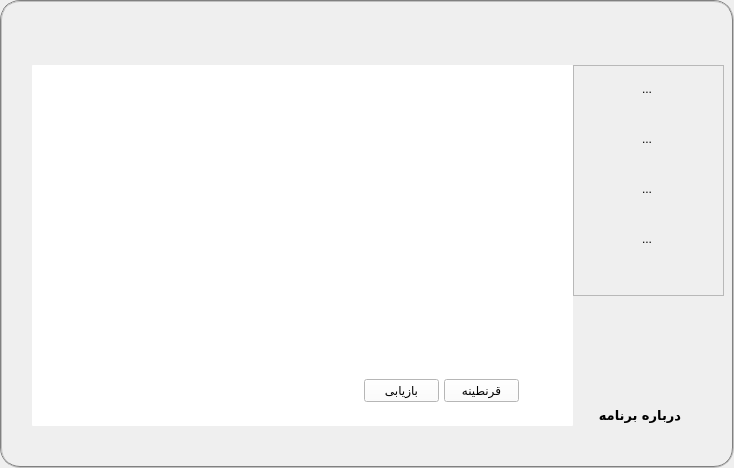
<?xml version="1.0" encoding="UTF-8"?>
<ui version="4.0">
 <class>scan</class>
 <widget class="QWidget" name="scan">
  <property name="windowModality">
   <enum>Qt::ApplicationModal</enum>
  </property>
  <property name="geometry">
   <rect>
    <x>0</x>
    <y>0</y>
    <width>734</width>
    <height>468</height>
   </rect>
  </property>
  <property name="sizePolicy">
   <sizepolicy hsizetype="Fixed" vsizetype="Fixed">
    <horstretch>0</horstretch>
    <verstretch>0</verstretch>
   </sizepolicy>
  </property>
  <property name="windowTitle">
   <string>ضد‌بد‌افزار حافظ</string>
  </property>
  <property name="windowOpacity">
   <double>75.000000000000000</double>
  </property>
  <property name="layoutDirection">
   <enum>Qt::LeftToRight</enum>
  </property>
  <property name="autoFillBackground">
   <bool>false</bool>
  </property>
  <property name="styleSheet">
   <string notr="true">#scan
	{
	background-image: url(:/image/backForm.png);
	color: rgb(127, 0, 63);
	selection-color: white;
	border: 2px groove gray;
	border-radius: 20px;
	padding: 6px 6px;
	font: 75 8pt &quot;Tahoma&quot;;
	}

#stackedWidget
	{
	border: 0px groove white;
	border-radius: 1px;
	padding: 6px 6px;
	}

a
	{
    padding: inherit;
    list-style-type: circle;
    list-style-image: inherit;
    list-style-position: outside;
    font-family: tahoma;
    background-color: #CCFFCC;
    background-repeat: no-repeat;
    position: fixed;
    visibility: collapse;
	text-decoration:none;
	}

a:hover
	{
    color: #FF00FF;
	}
#start1Button
	{
   position: absolute;
    display: block;
    visibility: visible;
    color: #000080;
    line-height: 3px;
    vertical-align: 5%;
    text-align: leftr;
	background-color: #008000;
	}

#label_3
	{
    font-family: 'B Titr';
    text-decoration: underline;
    color: #800000;
    font-size: large;
    background-color: #C0C0C0;
	}
</string>
  </property>
  <widget class="QStackedWidget" name="stackedWidget">
   <property name="geometry">
    <rect>
     <x>32</x>
     <y>65</y>
     <width>541</width>
     <height>361</height>
    </rect>
   </property>
   <property name="layoutDirection">
    <enum>Qt::RightToLeft</enum>
   </property>
   <property name="autoFillBackground">
    <bool>false</bool>
   </property>
   <property name="styleSheet">
    <string notr="true">background-color: rgb(255, 255, 255);</string>
   </property>
   <property name="frameShape">
    <enum>QFrame::NoFrame</enum>
   </property>
   <property name="frameShadow">
    <enum>QFrame::Plain</enum>
   </property>
   <property name="lineWidth">
    <number>20</number>
   </property>
   <property name="midLineWidth">
    <number>22</number>
   </property>
   <property name="currentIndex">
    <number>5</number>
   </property>
   <widget class="QWidget" name="ScanStackWidget">
    <widget class="QGroupBox" name="rapidGroupBox">
     <property name="geometry">
      <rect>
       <x>28</x>
       <y>51</y>
       <width>481</width>
       <height>81</height>
      </rect>
     </property>
     <property name="font">
      <font>
       <family>Tahoma</family>
       <pointsize>8</pointsize>
       <weight>9</weight>
       <italic>false</italic>
       <bold>false</bold>
      </font>
     </property>
     <property name="layoutDirection">
      <enum>Qt::RightToLeft</enum>
     </property>
     <property name="styleSheet">
      <string notr="true">background-color: rgb(251, 251, 251);
color: rgb(0, 85, 0);
font: 75 8pt &quot;Tahoma&quot;;
</string>
     </property>
     <property name="title">
      <string/>
     </property>
     <property name="flat">
      <bool>false</bool>
     </property>
     <property name="checkable">
      <bool>false</bool>
     </property>
     <widget class="QLabel" name="label_6">
      <property name="geometry">
       <rect>
        <x>186</x>
        <y>50</y>
        <width>281</width>
        <height>20</height>
       </rect>
      </property>
      <property name="styleSheet">
       <string notr="true">color: rgb(0, 0, 0);
font: 10pt &quot;Times New Roman&quot;;</string>
      </property>
      <property name="text">
       <string>جستجو از حافظه تعیین شده در تنظیمات برنامه</string>
      </property>
      <property name="alignment">
       <set>Qt::AlignCenter</set>
      </property>
      <property name="margin">
       <number>2</number>
      </property>
     </widget>
     <widget class="QLabel" name="automatLabelScan">
      <property name="geometry">
       <rect>
        <x>223</x>
        <y>4</y>
        <width>241</width>
        <height>31</height>
       </rect>
      </property>
      <property name="styleSheet">
       <string notr="true">color: rgb(0, 0, 0);
font: 75 12pt &quot;B Titr&quot;;</string>
      </property>
      <property name="text">
       <string>برشماری و جستجوی خودکار</string>
      </property>
      <property name="alignment">
       <set>Qt::AlignCenter</set>
      </property>
      <property name="margin">
       <number>2</number>
      </property>
     </widget>
    </widget>
    <widget class="QGroupBox" name="extendedGroupBox">
     <property name="geometry">
      <rect>
       <x>27</x>
       <y>150</y>
       <width>481</width>
       <height>81</height>
      </rect>
     </property>
     <property name="sizePolicy">
      <sizepolicy hsizetype="Fixed" vsizetype="Fixed">
       <horstretch>0</horstretch>
       <verstretch>0</verstretch>
      </sizepolicy>
     </property>
     <property name="font">
      <font>
       <family>Tahoma</family>
       <pointsize>8</pointsize>
       <weight>9</weight>
       <italic>false</italic>
       <bold>false</bold>
      </font>
     </property>
     <property name="mouseTracking">
      <bool>false</bool>
     </property>
     <property name="acceptDrops">
      <bool>false</bool>
     </property>
     <property name="layoutDirection">
      <enum>Qt::RightToLeft</enum>
     </property>
     <property name="styleSheet">
      <string notr="true">font: 75 8pt &quot;Tahoma&quot;;
background-color: rgb(251, 251, 251);
color: rgb(0, 85, 0);
</string>
     </property>
     <property name="title">
      <string notr="true"/>
     </property>
     <property name="alignment">
      <set>Qt::AlignLeading|Qt::AlignLeft|Qt::AlignVCenter</set>
     </property>
     <property name="flat">
      <bool>false</bool>
     </property>
     <property name="checkable">
      <bool>false</bool>
     </property>
     <widget class="QLabel" name="label_7">
      <property name="geometry">
       <rect>
        <x>216</x>
        <y>53</y>
        <width>251</width>
        <height>20</height>
       </rect>
      </property>
      <property name="styleSheet">
       <string notr="true">color: rgb(0, 0, 0);
font: 10pt &quot;Times New Roman&quot;;</string>
      </property>
      <property name="text">
       <string>جستجو از حافظه تعیین شده توسط کاربر </string>
      </property>
      <property name="alignment">
       <set>Qt::AlignCenter</set>
      </property>
      <property name="margin">
       <number>2</number>
      </property>
     </widget>
     <widget class="QLabel" name="manualLabelScan">
      <property name="geometry">
       <rect>
        <x>227</x>
        <y>5</y>
        <width>241</width>
        <height>31</height>
       </rect>
      </property>
      <property name="styleSheet">
       <string notr="true">color: rgb(0, 0, 0);
font: 75 12pt &quot;B Titr&quot;;</string>
      </property>
      <property name="text">
       <string>برشماری و جستجوی دستی</string>
      </property>
      <property name="alignment">
       <set>Qt::AlignCenter</set>
      </property>
      <property name="margin">
       <number>2</number>
      </property>
     </widget>
    </widget>
    <widget class="QLabel" name="scanLabel">
     <property name="geometry">
      <rect>
       <x>0</x>
       <y>-3</y>
       <width>91</width>
       <height>51</height>
      </rect>
     </property>
     <property name="text">
      <string/>
     </property>
     <property name="pixmap">
      <pixmap resource="sorce.qrc">:/image/scanLabel.png</pixmap>
     </property>
    </widget>
   </widget>
   <widget class="QWidget" name="PathSelectStackWidget">
    <widget class="QPushButton" name="searchButton">
     <property name="geometry">
      <rect>
       <x>372</x>
       <y>284</y>
       <width>81</width>
       <height>23</height>
      </rect>
     </property>
     <property name="styleSheet">
      <string notr="true">background-color: none;</string>
     </property>
     <property name="text">
      <string>&amp;اضافه</string>
     </property>
     <property name="icon">
      <iconset resource="sorce.qrc">
       <normaloff>:/image/add.png</normaloff>:/image/add.png</iconset>
     </property>
    </widget>
    <widget class="QListWidget" name="listWidget_PathExtendedSearch">
     <property name="geometry">
      <rect>
       <x>61</x>
       <y>58</y>
       <width>391</width>
       <height>221</height>
      </rect>
     </property>
     <property name="styleSheet">
      <string notr="true">listWidget
{
background-color: rgb(255, 255, 255);
}</string>
     </property>
    </widget>
    <widget class="QWidget" name="layoutWidget">
     <property name="geometry">
      <rect>
       <x>61</x>
       <y>283</y>
       <width>158</width>
       <height>31</height>
      </rect>
     </property>
     <layout class="QGridLayout" name="gridLayout_13">
      <item row="0" column="1">
       <widget class="QPushButton" name="startScanExtended_Button">
        <property name="text">
         <string>&amp;شروع</string>
        </property>
        <property name="icon">
         <iconset resource="sorce.qrc">
          <normaloff>:/image/accept.png</normaloff>:/image/accept.png</iconset>
        </property>
       </widget>
      </item>
      <item row="0" column="0">
       <widget class="QPushButton" name="CancelButton">
        <property name="text">
         <string>ا&amp;نصراف</string>
        </property>
        <property name="icon">
         <iconset resource="sorce.qrc">
          <normaloff>:/image/E%20mail.png</normaloff>:/image/E%20mail.png</iconset>
        </property>
       </widget>
      </item>
     </layout>
    </widget>
    <widget class="QLabel" name="label">
     <property name="geometry">
      <rect>
       <x>272</x>
       <y>24</y>
       <width>181</width>
       <height>20</height>
      </rect>
     </property>
     <property name="text">
      <string>مسیرهای انتخاب شده جهت بررسی</string>
     </property>
     <property name="alignment">
      <set>Qt::AlignRight|Qt::AlignTrailing|Qt::AlignVCenter</set>
     </property>
    </widget>
   </widget>
   <widget class="QWidget" name="tempPathSelect">
    <widget class="QPushButton" name="p1111111">
     <property name="geometry">
      <rect>
       <x>110</x>
       <y>280</y>
       <width>75</width>
       <height>23</height>
      </rect>
     </property>
     <property name="text">
      <string>ادامه</string>
     </property>
    </widget>
    <widget class="QPushButton" name="p1111111_2">
     <property name="geometry">
      <rect>
       <x>200</x>
       <y>280</y>
       <width>75</width>
       <height>23</height>
      </rect>
     </property>
     <property name="text">
      <string>توقف</string>
     </property>
    </widget>
   </widget>
   <widget class="QWidget" name="LogStackWidget">
    <widget class="QTextBrowser" name="textLog">
     <property name="geometry">
      <rect>
       <x>18</x>
       <y>168</y>
       <width>501</width>
       <height>151</height>
      </rect>
     </property>
    </widget>
    <widget class="QGroupBox" name="groupBox">
     <property name="enabled">
      <bool>true</bool>
     </property>
     <property name="geometry">
      <rect>
       <x>18</x>
       <y>69</y>
       <width>501</width>
       <height>91</height>
      </rect>
     </property>
     <property name="styleSheet">
      <string notr="true">#groupBox
{
	background-color: rgb(0, 170, 127);
}</string>
     </property>
     <property name="title">
      <string/>
     </property>
     <property name="flat">
      <bool>false</bool>
     </property>
     <widget class="QPushButton" name="pushButton_RemoveBetween">
      <property name="enabled">
       <bool>false</bool>
      </property>
      <property name="geometry">
       <rect>
        <x>10</x>
        <y>51</y>
        <width>75</width>
        <height>31</height>
       </rect>
      </property>
      <property name="text">
       <string>حذف کن</string>
      </property>
     </widget>
     <widget class="QRadioButton" name="radioButton_CurrRemove">
      <property name="enabled">
       <bool>false</bool>
      </property>
      <property name="geometry">
       <rect>
        <x>95</x>
        <y>23</y>
        <width>82</width>
        <height>17</height>
       </rect>
      </property>
      <property name="layoutDirection">
       <enum>Qt::RightToLeft</enum>
      </property>
      <property name="text">
       <string>گزارش جاری</string>
      </property>
     </widget>
     <widget class="QRadioButton" name="radioButton_RemoveBetween">
      <property name="enabled">
       <bool>false</bool>
      </property>
      <property name="geometry">
       <rect>
        <x>97</x>
        <y>53</y>
        <width>80</width>
        <height>17</height>
       </rect>
      </property>
      <property name="layoutDirection">
       <enum>Qt::RightToLeft</enum>
      </property>
      <property name="text">
       <string>بین دو تاریخ</string>
      </property>
     </widget>
     <widget class="Line" name="line">
      <property name="geometry">
       <rect>
        <x>189</x>
        <y>15</y>
        <width>3</width>
        <height>61</height>
       </rect>
      </property>
      <property name="orientation">
       <enum>Qt::Vertical</enum>
      </property>
     </widget>
     <widget class="QDateEdit" name="dateEdit_End">
      <property name="enabled">
       <bool>false</bool>
      </property>
      <property name="geometry">
       <rect>
        <x>200</x>
        <y>17</y>
        <width>110</width>
        <height>22</height>
       </rect>
      </property>
     </widget>
     <widget class="QLabel" name="label_4">
      <property name="geometry">
       <rect>
        <x>316</x>
        <y>19</y>
        <width>20</width>
        <height>20</height>
       </rect>
      </property>
      <property name="text">
       <string>تا</string>
      </property>
     </widget>
     <widget class="QDateEdit" name="dateEdit_Start">
      <property name="enabled">
       <bool>false</bool>
      </property>
      <property name="geometry">
       <rect>
        <x>340</x>
        <y>17</y>
        <width>110</width>
        <height>22</height>
       </rect>
      </property>
      <property name="dateTime">
       <datetime>
        <hour>1</hour>
        <minute>0</minute>
        <second>0</second>
        <year>2000</year>
        <month>1</month>
        <day>1</day>
       </datetime>
      </property>
      <property name="time">
       <time>
        <hour>1</hour>
        <minute>0</minute>
        <second>0</second>
       </time>
      </property>
      <property name="timeSpec">
       <enum>Qt::LocalTime</enum>
      </property>
     </widget>
     <widget class="QComboBox" name="comboBox_Reports">
      <property name="enabled">
       <bool>true</bool>
      </property>
      <property name="geometry">
       <rect>
        <x>200</x>
        <y>50</y>
        <width>211</width>
        <height>22</height>
       </rect>
      </property>
     </widget>
     <widget class="QLabel" name="label_2">
      <property name="geometry">
       <rect>
        <x>459</x>
        <y>18</y>
        <width>31</width>
        <height>16</height>
       </rect>
      </property>
      <property name="text">
       <string>شروع</string>
      </property>
     </widget>
     <widget class="QLabel" name="label_5">
      <property name="geometry">
       <rect>
        <x>430</x>
        <y>50</y>
        <width>61</width>
        <height>20</height>
       </rect>
      </property>
      <property name="text">
       <string>انتخاب گزارش</string>
      </property>
     </widget>
    </widget>
    <widget class="QLabel" name="settingLabel">
     <property name="geometry">
      <rect>
       <x>0</x>
       <y>-10</y>
       <width>111</width>
       <height>71</height>
      </rect>
     </property>
     <property name="text">
      <string/>
     </property>
     <property name="pixmap">
      <pixmap resource="sorce.qrc">:/image/logLabel.png</pixmap>
     </property>
     <property name="scaledContents">
      <bool>true</bool>
     </property>
    </widget>
   </widget>
   <widget class="QWidget" name="settingStackWidget"/>
   <widget class="QWidget" name="quarantineWidget">
    <widget class="QLabel" name="label_3">
     <property name="geometry">
      <rect>
       <x>-10</x>
       <y>-7</y>
       <width>101</width>
       <height>61</height>
      </rect>
     </property>
     <property name="text">
      <string/>
     </property>
     <property name="pixmap">
      <pixmap resource="sorce.qrc">:/image/Quarantine_Label.png</pixmap>
     </property>
    </widget>
    <widget class="QPushButton" name="Quarantine_pushButton">
     <property name="geometry">
      <rect>
       <x>406</x>
       <y>308</y>
       <width>75</width>
       <height>23</height>
      </rect>
     </property>
     <property name="text">
      <string>قرنطینه</string>
     </property>
    </widget>
    <widget class="QPushButton" name="Restore_pushButton">
     <property name="geometry">
      <rect>
       <x>326</x>
       <y>308</y>
       <width>75</width>
       <height>23</height>
      </rect>
     </property>
     <property name="text">
      <string>بازیابی</string>
     </property>
    </widget>
   </widget>
  </widget>
  <widget class="QLabel" name="header_label">
   <property name="geometry">
    <rect>
     <x>-50</x>
     <y>0</y>
     <width>791</width>
     <height>51</height>
    </rect>
   </property>
   <property name="styleSheet">
    <string notr="true"/>
   </property>
   <property name="text">
    <string/>
   </property>
   <property name="pixmap">
    <pixmap resource="sorce.qrc">:/icons/header.png</pixmap>
   </property>
   <property name="scaledContents">
    <bool>true</bool>
   </property>
  </widget>
  <widget class="QWidget" name="layoutWidget">
   <property name="geometry">
    <rect>
     <x>0</x>
     <y>0</y>
     <width>2</width>
     <height>2</height>
    </rect>
   </property>
   <layout class="QGridLayout" name="gridLayout_3"/>
  </widget>
  <widget class="QWidget" name="layoutWidget">
   <property name="geometry">
    <rect>
     <x>0</x>
     <y>0</y>
     <width>2</width>
     <height>2</height>
    </rect>
   </property>
   <layout class="QGridLayout" name="gridLayout_4"/>
  </widget>
  <widget class="QWidget" name="layoutWidget">
   <property name="geometry">
    <rect>
     <x>0</x>
     <y>0</y>
     <width>2</width>
     <height>2</height>
    </rect>
   </property>
   <layout class="QGridLayout" name="gridLayout_6"/>
  </widget>
  <widget class="QWidget" name="layoutWidget">
   <property name="geometry">
    <rect>
     <x>0</x>
     <y>0</y>
     <width>2</width>
     <height>2</height>
    </rect>
   </property>
   <layout class="QHBoxLayout" name="horizontalLayout_2"/>
  </widget>
  <widget class="QWidget" name="layoutWidget">
   <property name="geometry">
    <rect>
     <x>0</x>
     <y>0</y>
     <width>2</width>
     <height>2</height>
    </rect>
   </property>
   <layout class="QHBoxLayout" name="horizontalLayout_3"/>
  </widget>
  <widget class="QFrame" name="frame">
   <property name="geometry">
    <rect>
     <x>573</x>
     <y>65</y>
     <width>151</width>
     <height>231</height>
    </rect>
   </property>
   <property name="styleSheet">
    <string notr="true"/>
   </property>
   <property name="frameShape">
    <enum>QFrame::StyledPanel</enum>
   </property>
   <property name="frameShadow">
    <enum>QFrame::Raised</enum>
   </property>
   <widget class="QToolButton" name="scanButton">
    <property name="geometry">
     <rect>
      <x>-1</x>
      <y>-1</y>
      <width>150</width>
      <height>50</height>
     </rect>
    </property>
    <property name="text">
     <string>...</string>
    </property>
    <property name="autoRaise">
     <bool>true</bool>
    </property>
   </widget>
   <widget class="QToolButton" name="logButton">
    <property name="geometry">
     <rect>
      <x>-1</x>
      <y>49</y>
      <width>150</width>
      <height>50</height>
     </rect>
    </property>
    <property name="text">
     <string>...</string>
    </property>
    <property name="autoRaise">
     <bool>true</bool>
    </property>
   </widget>
   <widget class="QToolButton" name="settingButton">
    <property name="geometry">
     <rect>
      <x>-1</x>
      <y>99</y>
      <width>150</width>
      <height>50</height>
     </rect>
    </property>
    <property name="text">
     <string>...</string>
    </property>
    <property name="autoRaise">
     <bool>true</bool>
    </property>
   </widget>
   <widget class="QToolButton" name="Quarantine">
    <property name="geometry">
     <rect>
      <x>-1</x>
      <y>149</y>
      <width>150</width>
      <height>50</height>
     </rect>
    </property>
    <property name="text">
     <string>...</string>
    </property>
    <property name="autoRaise">
     <bool>true</bool>
    </property>
   </widget>
  </widget>
  <widget class="QLabel" name="aboutUsLabel">
   <property name="geometry">
    <rect>
     <x>580</x>
     <y>400</y>
     <width>101</width>
     <height>31</height>
    </rect>
   </property>
   <property name="font">
    <font>
     <family>B Titr</family>
     <pointsize>10</pointsize>
     <weight>75</weight>
     <bold>true</bold>
    </font>
   </property>
   <property name="frameShadow">
    <enum>QFrame::Plain</enum>
   </property>
   <property name="lineWidth">
    <number>0</number>
   </property>
   <property name="midLineWidth">
    <number>0</number>
   </property>
   <property name="text">
    <string>درباره برنامه</string>
   </property>
   <property name="scaledContents">
    <bool>true</bool>
   </property>
   <property name="wordWrap">
    <bool>true</bool>
   </property>
   <property name="margin">
    <number>4</number>
   </property>
   <property name="textInteractionFlags">
    <set>Qt::LinksAccessibleByMouse</set>
   </property>
  </widget>
  <zorder>frame</zorder>
  <zorder>layoutWidget</zorder>
  <zorder>layoutWidget</zorder>
  <zorder>header_label</zorder>
  <zorder>layoutWidget</zorder>
  <zorder>layoutWidget</zorder>
  <zorder>layoutWidget</zorder>
  <zorder>stackedWidget</zorder>
  <zorder>aboutUsLabel</zorder>
 </widget>
 <layoutdefault spacing="6" margin="11"/>
 <resources>
  <include location="sorce.qrc"/>
 </resources>
 <connections/>
</ui>
